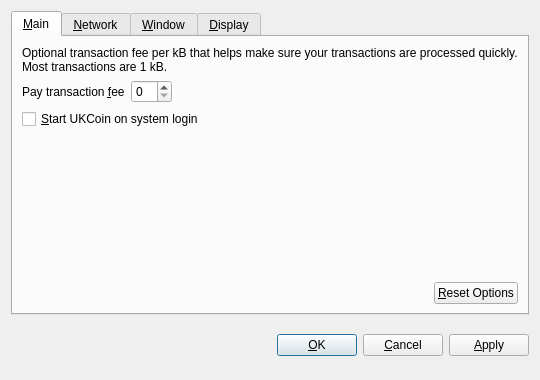
<?xml version="1.0" encoding="UTF-8"?>
<ui version="4.0">
 <class>OptionsDialog</class>
 <widget class="QDialog" name="OptionsDialog">
  <property name="geometry">
   <rect>
    <x>0</x>
    <y>0</y>
    <width>540</width>
    <height>380</height>
   </rect>
  </property>
  <property name="windowTitle">
   <string>Options</string>
  </property>
  <property name="modal">
   <bool>true</bool>
  </property>
  <layout class="QVBoxLayout" name="verticalLayout">
   <item>
    <widget class="QTabWidget" name="tabWidget">
     <property name="tabPosition">
      <enum>QTabWidget::North</enum>
     </property>
     <property name="currentIndex">
      <number>0</number>
     </property>
     <widget class="QWidget" name="tabMain">
      <attribute name="title">
       <string>&amp;Main</string>
      </attribute>
      <layout class="QVBoxLayout" name="verticalLayout_Main">
       <item>
        <widget class="QLabel" name="transactionFeeInfoLabel">
         <property name="text">
          <string>Optional transaction fee per kB that helps make sure your transactions are processed quickly. Most transactions are 1 kB.</string>
         </property>
         <property name="textFormat">
          <enum>Qt::PlainText</enum>
         </property>
         <property name="wordWrap">
          <bool>true</bool>
         </property>
        </widget>
       </item>
       <item>
        <layout class="QHBoxLayout" name="horizontalLayout_1_Main">
         <item>
          <widget class="QLabel" name="transactionFeeLabel">
           <property name="text">
            <string>Pay transaction &amp;fee</string>
           </property>
           <property name="textFormat">
            <enum>Qt::PlainText</enum>
           </property>
           <property name="buddy">
            <cstring>transactionFee</cstring>
           </property>
          </widget>
         </item>
         <item>
          <widget class="BitcoinAmountField" name="transactionFee"/>
         </item>
         <item>
          <spacer name="horizontalSpacer_1_Main">
           <property name="orientation">
            <enum>Qt::Horizontal</enum>
           </property>
           <property name="sizeHint" stdset="0">
            <size>
             <width>40</width>
             <height>20</height>
            </size>
           </property>
          </spacer>
         </item>
        </layout>
       </item>
       <item>
        <widget class="QCheckBox" name="bitcoinAtStartup">
         <property name="toolTip">
          <string>Automatically start UKCoin after logging in to the system.</string>
         </property>
         <property name="text">
          <string>&amp;Start UKCoin on system login</string>
         </property>
        </widget>
       </item>
       <item>
        <spacer name="verticalSpacer_Main">
         <property name="orientation">
          <enum>Qt::Vertical</enum>
         </property>
         <property name="sizeHint" stdset="0">
          <size>
           <width>20</width>
           <height>40</height>
          </size>
         </property>
        </spacer>
       </item>
       <item>
        <layout class="QHBoxLayout" name="horizontalLayout_2_Main">
         <item>
          <spacer name="horizontalSpacer_2_Main">
           <property name="orientation">
            <enum>Qt::Horizontal</enum>
           </property>
           <property name="sizeHint" stdset="0">
            <size>
             <width>40</width>
             <height>20</height>
            </size>
           </property>
          </spacer>
         </item>
         <item>
          <widget class="QPushButton" name="resetButton">
           <property name="toolTip">
            <string>Reset all client options to default.</string>
           </property>
           <property name="text">
            <string>&amp;Reset Options</string>
           </property>
           <property name="autoDefault">
            <bool>false</bool>
           </property>
          </widget>
         </item>
        </layout>
       </item>
      </layout>
     </widget>
     <widget class="QWidget" name="tabNetwork">
      <attribute name="title">
       <string>&amp;Network</string>
      </attribute>
      <layout class="QVBoxLayout" name="verticalLayout_Network">
       <item>
        <widget class="QCheckBox" name="mapPortUpnp">
         <property name="toolTip">
          <string>Automatically open the UKCoin client port on the router. This only works when your router supports UPnP and it is enabled.</string>
         </property>
         <property name="text">
          <string>Map port using &amp;UPnP</string>
         </property>
        </widget>
       </item>
       <item>
        <widget class="QCheckBox" name="connectSocks">
         <property name="toolTip">
          <string>Connect to the UKCoin network through a SOCKS proxy (e.g. when connecting through Tor).</string>
         </property>
         <property name="text">
          <string>&amp;Connect through SOCKS proxy:</string>
         </property>
        </widget>
       </item>
       <item>
        <layout class="QHBoxLayout" name="horizontalLayout_Network">
         <item>
          <widget class="QLabel" name="proxyIpLabel">
           <property name="text">
            <string>Proxy &amp;IP:</string>
           </property>
           <property name="textFormat">
            <enum>Qt::PlainText</enum>
           </property>
           <property name="buddy">
            <cstring>proxyIp</cstring>
           </property>
          </widget>
         </item>
         <item>
          <widget class="QValidatedLineEdit" name="proxyIp">
           <property name="maximumSize">
            <size>
             <width>140</width>
             <height>16777215</height>
            </size>
           </property>
           <property name="toolTip">
            <string>IP address of the proxy (e.g. 127.0.0.1)</string>
           </property>
          </widget>
         </item>
         <item>
          <widget class="QLabel" name="proxyPortLabel">
           <property name="text">
            <string>&amp;Port:</string>
           </property>
           <property name="textFormat">
            <enum>Qt::PlainText</enum>
           </property>
           <property name="buddy">
            <cstring>proxyPort</cstring>
           </property>
          </widget>
         </item>
         <item>
          <widget class="QLineEdit" name="proxyPort">
           <property name="maximumSize">
            <size>
             <width>55</width>
             <height>16777215</height>
            </size>
           </property>
           <property name="toolTip">
            <string>Port of the proxy (e.g. 9050)</string>
           </property>
          </widget>
         </item>
         <item>
          <widget class="QLabel" name="socksVersionLabel">
           <property name="text">
            <string>SOCKS &amp;Version:</string>
           </property>
           <property name="textFormat">
            <enum>Qt::PlainText</enum>
           </property>
           <property name="buddy">
            <cstring>socksVersion</cstring>
           </property>
          </widget>
         </item>
         <item>
          <widget class="QValueComboBox" name="socksVersion">
           <property name="toolTip">
            <string>SOCKS version of the proxy (e.g. 5)</string>
           </property>
          </widget>
         </item>
         <item>
          <spacer name="horizontalSpacer_Network">
           <property name="orientation">
            <enum>Qt::Horizontal</enum>
           </property>
           <property name="sizeHint" stdset="0">
            <size>
             <width>40</width>
             <height>20</height>
            </size>
           </property>
          </spacer>
         </item>
        </layout>
       </item>
       <item>
        <spacer name="verticalSpacer_Network">
         <property name="orientation">
          <enum>Qt::Vertical</enum>
         </property>
         <property name="sizeHint" stdset="0">
          <size>
           <width>20</width>
           <height>40</height>
          </size>
         </property>
        </spacer>
       </item>
      </layout>
     </widget>
     <widget class="QWidget" name="tabWindow">
      <attribute name="title">
       <string>&amp;Window</string>
      </attribute>
      <layout class="QVBoxLayout" name="verticalLayout_Window">
       <item>
        <widget class="QCheckBox" name="minimizeToTray">
         <property name="toolTip">
          <string>Show only a tray icon after minimizing the window.</string>
         </property>
         <property name="text">
          <string>&amp;Minimize to the tray instead of the taskbar</string>
         </property>
        </widget>
       </item>
       <item>
        <widget class="QCheckBox" name="minimizeOnClose">
         <property name="toolTip">
          <string>Minimize instead of exit the application when the window is closed. When this option is enabled, the application will be closed only after selecting Quit in the menu.</string>
         </property>
         <property name="text">
          <string>M&amp;inimize on close</string>
         </property>
        </widget>
       </item>
       <item>
        <spacer name="verticalSpacer_Window">
         <property name="orientation">
          <enum>Qt::Vertical</enum>
         </property>
         <property name="sizeHint" stdset="0">
          <size>
           <width>20</width>
           <height>40</height>
          </size>
         </property>
        </spacer>
       </item>
      </layout>
     </widget>
     <widget class="QWidget" name="tabDisplay">
      <attribute name="title">
       <string>&amp;Display</string>
      </attribute>
      <layout class="QVBoxLayout" name="verticalLayout_Display">
       <item>
        <layout class="QHBoxLayout" name="horizontalLayout_1_Display">
         <item>
          <widget class="QLabel" name="langLabel">
           <property name="text">
            <string>User Interface &amp;language:</string>
           </property>
           <property name="textFormat">
            <enum>Qt::PlainText</enum>
           </property>
           <property name="buddy">
            <cstring>lang</cstring>
           </property>
          </widget>
         </item>
         <item>
          <widget class="QValueComboBox" name="lang">
           <property name="toolTip">
            <string>The user interface language can be set here. This setting will take effect after restarting UKCoin.</string>
           </property>
          </widget>
         </item>
        </layout>
       </item>
       <item>
        <layout class="QHBoxLayout" name="horizontalLayout_2_Display">
         <item>
          <widget class="QLabel" name="unitLabel">
           <property name="text">
            <string>&amp;Unit to show amounts in:</string>
           </property>
           <property name="textFormat">
            <enum>Qt::PlainText</enum>
           </property>
           <property name="buddy">
            <cstring>unit</cstring>
           </property>
          </widget>
         </item>
         <item>
          <widget class="QValueComboBox" name="unit">
           <property name="toolTip">
            <string>Choose the default subdivision unit to show in the interface and when sending coins.</string>
           </property>
          </widget>
         </item>
        </layout>
       </item>
       <item>
        <widget class="QCheckBox" name="displayAddresses">
         <property name="toolTip">
          <string>Whether to show UKCoin addresses in the transaction list or not.</string>
         </property>
         <property name="text">
          <string>&amp;Display addresses in transaction list</string>
         </property>
        </widget>
       </item>
       <item>
        <spacer name="verticalSpacer_Display">
         <property name="orientation">
          <enum>Qt::Vertical</enum>
         </property>
         <property name="sizeHint" stdset="0">
          <size>
           <width>20</width>
           <height>40</height>
          </size>
         </property>
        </spacer>
       </item>
      </layout>
     </widget>
    </widget>
   </item>
   <item>
    <layout class="QHBoxLayout" name="horizontalLayout_Buttons">
     <item>
      <spacer name="horizontalSpacer_1">
       <property name="orientation">
        <enum>Qt::Horizontal</enum>
       </property>
       <property name="sizeHint" stdset="0">
        <size>
         <width>40</width>
         <height>48</height>
        </size>
       </property>
      </spacer>
     </item>
     <item>
      <widget class="QLabel" name="statusLabel">
       <property name="font">
        <font>
         <weight>75</weight>
         <bold>true</bold>
        </font>
       </property>
       <property name="text">
        <string/>
       </property>
       <property name="textFormat">
        <enum>Qt::PlainText</enum>
       </property>
       <property name="wordWrap">
        <bool>true</bool>
       </property>
      </widget>
     </item>
     <item>
      <spacer name="horizontalSpacer_2">
       <property name="orientation">
        <enum>Qt::Horizontal</enum>
       </property>
       <property name="sizeHint" stdset="0">
        <size>
         <width>40</width>
         <height>48</height>
        </size>
       </property>
      </spacer>
     </item>
     <item>
      <widget class="QPushButton" name="okButton">
       <property name="text">
        <string>&amp;OK</string>
       </property>
      </widget>
     </item>
     <item>
      <widget class="QPushButton" name="cancelButton">
       <property name="text">
        <string>&amp;Cancel</string>
       </property>
       <property name="autoDefault">
        <bool>false</bool>
       </property>
      </widget>
     </item>
     <item>
      <widget class="QPushButton" name="applyButton">
       <property name="text">
        <string>&amp;Apply</string>
       </property>
       <property name="autoDefault">
        <bool>false</bool>
       </property>
      </widget>
     </item>
    </layout>
   </item>
  </layout>
 </widget>
 <customwidgets>
  <customwidget>
   <class>BitcoinAmountField</class>
   <extends>QSpinBox</extends>
   <header>bitcoinamountfield.h</header>
  </customwidget>
  <customwidget>
   <class>QValueComboBox</class>
   <extends>QComboBox</extends>
   <header>qvaluecombobox.h</header>
  </customwidget>
  <customwidget>
   <class>QValidatedLineEdit</class>
   <extends>QLineEdit</extends>
   <header>qvalidatedlineedit.h</header>
  </customwidget>
 </customwidgets>
 <resources/>
 <connections/>
</ui>
